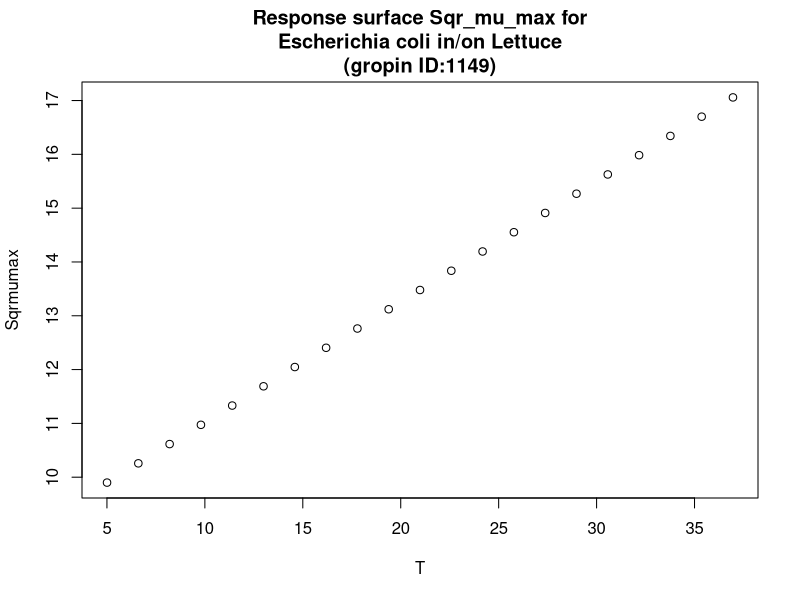

Here is the R script that generated this plot:
#############################
# start of Parameter script
#############################
T <- seq(5.005,36.963036963037,length.out=21)
#############################
# end of Parameter script
#############################
############################# 
# start of Model script Gropin ID 1149 
#############################
 
# constant coefficients for this model
 
variables <- data.frame(T)
argumentsPar <- unique.data.frame(expand.grid(variables))
 
# heart of the model
response_surface <- function(T) {
   mumax <-0.224*(T+39.19)

	return(mumax=mumax)
} 

# output parameters
responseSurface <- cbind(argumentsPar,response_surface(argumentsPar['T']))
colnames(responseSurface) <- c(colnames(argumentsPar),'Sqrmumax')
#############################
# End of Model script
#############################
############################# 
# start of Visualisation script Gropin ID 1149 
#############################
titleText <-'Response surface Sqr_mu_max for
Escherichia coli in/on Lettuce
(gropin ID:1149)'
plot(T,responseSurface$'Sqrmumax',xlab='T',
                          ylab='Sqrmumax',main=titleText)
#############################
# End of Visualisation script
#############################
